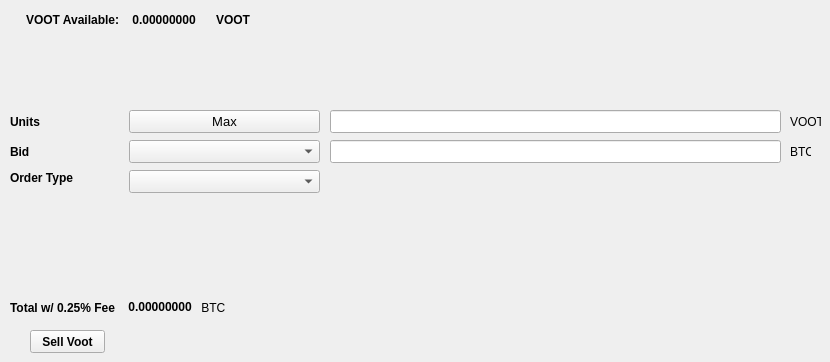
   <widget class="QWidget" name="SellTab">
    <attribute name="title">
     <string>Sell</string>
    </attribute>
    <widget class="QLabel" name="label_16">
     <property name="geometry">
      <rect>
       <x>790</x>
       <y>140</y>
       <width>21</width>
       <height>23</height>
      </rect>
     </property>
     <property name="text">
      <string>BTC</string>
     </property>
    </widget>
    <widget class="QComboBox" name="SellBidcomboBox">
     <property name="geometry">
      <rect>
       <x>129</x>
       <y>140</y>
       <width>191</width>
       <height>23</height>
      </rect>
     </property>
     <property name="font">
      <font>
       <pointsize>10</pointsize>
      </font>
     </property>
    </widget>
    <widget class="QLabel" name="label_18">
     <property name="geometry">
      <rect>
       <x>10</x>
       <y>110</y>
       <width>46</width>
       <height>23</height>
      </rect>
     </property>
     <property name="font">
      <font>
       <weight>75</weight>
       <bold>true</bold>
      </font>
     </property>
     <property name="text">
      <string>Units</string>
     </property>
    </widget>
    <widget class="QPushButton" name="Sell_Max_Amount">
     <property name="geometry">
      <rect>
       <x>129</x>
       <y>110</y>
       <width>191</width>
       <height>23</height>
      </rect>
     </property>
     <property name="font">
      <font>
       <pointsize>10</pointsize>
      </font>
     </property>
     <property name="text">
      <string>Max</string>
     </property>
    </widget>
    <widget class="QLabel" name="label_20">
     <property name="geometry">
      <rect>
       <x>10</x>
       <y>170</y>
       <width>71</width>
       <height>16</height>
      </rect>
     </property>
     <property name="font">
      <font>
       <weight>75</weight>
       <bold>true</bold>
      </font>
     </property>
     <property name="text">
      <string>Order Type</string>
     </property>
    </widget>
    <widget class="QComboBox" name="SellOrdertypeCombo">
     <property name="geometry">
      <rect>
       <x>129</x>
       <y>170</y>
       <width>191</width>
       <height>23</height>
      </rect>
     </property>
     <property name="font">
      <font>
       <pointsize>10</pointsize>
      </font>
     </property>
    </widget>
    <widget class="QLabel" name="label_21">
     <property name="geometry">
      <rect>
       <x>10</x>
       <y>140</y>
       <width>46</width>
       <height>23</height>
      </rect>
     </property>
     <property name="font">
      <font>
       <weight>75</weight>
       <bold>true</bold>
      </font>
     </property>
     <property name="text">
      <string>Bid</string>
     </property>
    </widget>
    <widget class="QLabel" name="label_22">
     <property name="geometry">
      <rect>
       <x>790</x>
       <y>110</y>
       <width>31</width>
       <height>23</height>
      </rect>
     </property>
     <property name="text">
      <string>VOOT</string>
     </property>
    </widget>
    <widget class="QLineEdit" name="UnitsInputVoot">
     <property name="geometry">
      <rect>
       <x>330</x>
       <y>110</y>
       <width>451</width>
       <height>23</height>
      </rect>
     </property>
     <property name="font">
      <font>
       <pointsize>9</pointsize>
       <weight>75</weight>
       <bold>true</bold>
      </font>
     </property>
    </widget>
    <widget class="QLineEdit" name="SellBidPriceEdit">
     <property name="geometry">
      <rect>
       <x>330</x>
       <y>140</y>
       <width>451</width>
       <height>23</height>
      </rect>
     </property>
     <property name="font">
      <font>
       <pointsize>9</pointsize>
       <weight>75</weight>
       <bold>true</bold>
      </font>
     </property>
    </widget>
    <widget class="QPushButton" name="SellVootBTN">
     <property name="geometry">
      <rect>
       <x>30</x>
       <y>330</y>
       <width>75</width>
       <height>23</height>
      </rect>
     </property>
     <property name="font">
      <font>
       <weight>75</weight>
       <bold>true</bold>
      </font>
     </property>
     <property name="text">
      <string>Sell Voot</string>
     </property>
    </widget>
    <widget class="QWidget" name="layoutWidget_4">
     <property name="geometry">
      <rect>
       <x>10</x>
       <y>300</y>
       <width>218</width>
       <height>15</height>
      </rect>
     </property>
     <layout class="QHBoxLayout" name="horizontalLayout_2">
      <item>
       <widget class="QLabel" name="label_19">
        <property name="font">
         <font>
          <weight>75</weight>
          <bold>true</bold>
         </font>
        </property>
        <property name="text">
         <string>Total w/ 0.25% Fee </string>
        </property>
       </widget>
      </item>
      <item>
       <widget class="QLabel" name="SellCostLabel">
        <property name="palette">
         <palette>
          <active>
           <colorrole role="WindowText">
            <brush brushstyle="SolidPattern">
             <color alpha="255">
              <red>0</red>
              <green>0</green>
              <blue>0</blue>
             </color>
            </brush>
           </colorrole>
           <colorrole role="Button">
            <brush brushstyle="SolidPattern">
             <color alpha="255">
              <red>0</red>
              <green>170</green>
              <blue>0</blue>
             </color>
            </brush>
           </colorrole>
           <colorrole role="Light">
            <brush brushstyle="SolidPattern">
             <color alpha="255">
              <red>0</red>
              <green>255</green>
              <blue>0</blue>
             </color>
            </brush>
           </colorrole>
           <colorrole role="Midlight">
            <brush brushstyle="SolidPattern">
             <color alpha="255">
              <red>0</red>
              <green>212</green>
              <blue>0</blue>
             </color>
            </brush>
           </colorrole>
           <colorrole role="Dark">
            <brush brushstyle="SolidPattern">
             <color alpha="255">
              <red>0</red>
              <green>85</green>
              <blue>0</blue>
             </color>
            </brush>
           </colorrole>
           <colorrole role="Mid">
            <brush brushstyle="SolidPattern">
             <color alpha="255">
              <red>0</red>
              <green>113</green>
              <blue>0</blue>
             </color>
            </brush>
           </colorrole>
           <colorrole role="Text">
            <brush brushstyle="SolidPattern">
             <color alpha="255">
              <red>0</red>
              <green>170</green>
              <blue>0</blue>
             </color>
            </brush>
           </colorrole>
           <colorrole role="BrightText">
            <brush brushstyle="SolidPattern">
             <color alpha="255">
              <red>255</red>
              <green>255</green>
              <blue>255</blue>
             </color>
            </brush>
           </colorrole>
           <colorrole role="ButtonText">
            <brush brushstyle="SolidPattern">
             <color alpha="255">
              <red>0</red>
              <green>0</green>
              <blue>0</blue>
             </color>
            </brush>
           </colorrole>
           <colorrole role="Base">
            <brush brushstyle="SolidPattern">
             <color alpha="255">
              <red>255</red>
              <green>255</green>
              <blue>255</blue>
             </color>
            </brush>
           </colorrole>
           <colorrole role="Window">
            <brush brushstyle="SolidPattern">
             <color alpha="255">
              <red>0</red>
              <green>170</green>
              <blue>0</blue>
             </color>
            </brush>
           </colorrole>
           <colorrole role="Shadow">
            <brush brushstyle="SolidPattern">
             <color alpha="255">
              <red>0</red>
              <green>0</green>
              <blue>0</blue>
             </color>
            </brush>
           </colorrole>
           <colorrole role="AlternateBase">
            <brush brushstyle="SolidPattern">
             <color alpha="255">
              <red>127</red>
              <green>212</green>
              <blue>127</blue>
             </color>
            </brush>
           </colorrole>
           <colorrole role="ToolTipBase">
            <brush brushstyle="SolidPattern">
             <color alpha="255">
              <red>255</red>
              <green>255</green>
              <blue>220</blue>
             </color>
            </brush>
           </colorrole>
           <colorrole role="ToolTipText">
            <brush brushstyle="SolidPattern">
             <color alpha="255">
              <red>0</red>
              <green>0</green>
              <blue>0</blue>
             </color>
            </brush>
           </colorrole>
          </active>
          <inactive>
           <colorrole role="WindowText">
            <brush brushstyle="SolidPattern">
             <color alpha="255">
              <red>0</red>
              <green>0</green>
              <blue>0</blue>
             </color>
            </brush>
           </colorrole>
           <colorrole role="Button">
            <brush brushstyle="SolidPattern">
             <color alpha="255">
              <red>0</red>
              <green>170</green>
              <blue>0</blue>
             </color>
            </brush>
           </colorrole>
           <colorrole role="Light">
            <brush brushstyle="SolidPattern">
             <color alpha="255">
              <red>0</red>
              <green>255</green>
              <blue>0</blue>
             </color>
            </brush>
           </colorrole>
           <colorrole role="Midlight">
            <brush brushstyle="SolidPattern">
             <color alpha="255">
              <red>0</red>
              <green>212</green>
              <blue>0</blue>
             </color>
            </brush>
           </colorrole>
           <colorrole role="Dark">
            <brush brushstyle="SolidPattern">
             <color alpha="255">
              <red>0</red>
              <green>85</green>
              <blue>0</blue>
             </color>
            </brush>
           </colorrole>
           <colorrole role="Mid">
            <brush brushstyle="SolidPattern">
             <color alpha="255">
              <red>0</red>
              <green>113</green>
              <blue>0</blue>
             </color>
            </brush>
           </colorrole>
           <colorrole role="Text">
            <brush brushstyle="SolidPattern">
             <color alpha="255">
              <red>0</red>
              <green>170</green>
              <blue>0</blue>
             </color>
            </brush>
           </colorrole>
           <colorrole role="BrightText">
            <brush brushstyle="SolidPattern">
             <color alpha="255">
              <red>255</red>
              <green>255</green>
              <blue>255</blue>
             </color>
            </brush>
           </colorrole>
           <colorrole role="ButtonText">
            <brush brushstyle="SolidPattern">
             <color alpha="255">
              <red>0</red>
              <green>0</green>
              <blue>0</blue>
             </color>
            </brush>
           </colorrole>
           <colorrole role="Base">
            <brush brushstyle="SolidPattern">
             <color alpha="255">
              <red>255</red>
              <green>255</green>
              <blue>255</blue>
             </color>
            </brush>
           </colorrole>
           <colorrole role="Window">
            <brush brushstyle="SolidPattern">
             <color alpha="255">
              <red>0</red>
              <green>170</green>
              <blue>0</blue>
             </color>
            </brush>
           </colorrole>
           <colorrole role="Shadow">
            <brush brushstyle="SolidPattern">
             <color alpha="255">
              <red>0</red>
              <green>0</green>
              <blue>0</blue>
             </color>
            </brush>
           </colorrole>
           <colorrole role="AlternateBase">
            <brush brushstyle="SolidPattern">
             <color alpha="255">
              <red>127</red>
              <green>212</green>
              <blue>127</blue>
             </color>
            </brush>
           </colorrole>
           <colorrole role="ToolTipBase">
            <brush brushstyle="SolidPattern">
             <color alpha="255">
              <red>255</red>
              <green>255</green>
              <blue>220</blue>
             </color>
            </brush>
           </colorrole>
           <colorrole role="ToolTipText">
            <brush brushstyle="SolidPattern">
             <color alpha="255">
              <red>0</red>
              <green>0</green>
              <blue>0</blue>
             </color>
            </brush>
           </colorrole>
          </inactive>
          <disabled>
           <colorrole role="WindowText">
            <brush brushstyle="SolidPattern">
             <color alpha="255">
              <red>0</red>
              <green>85</green>
              <blue>0</blue>
             </color>
            </brush>
           </colorrole>
           <colorrole role="Button">
            <brush brushstyle="SolidPattern">
             <color alpha="255">
              <red>0</red>
              <green>170</green>
              <blue>0</blue>
             </color>
            </brush>
           </colorrole>
           <colorrole role="Light">
            <brush brushstyle="SolidPattern">
             <color alpha="255">
              <red>0</red>
              <green>255</green>
              <blue>0</blue>
             </color>
            </brush>
           </colorrole>
           <colorrole role="Midlight">
            <brush brushstyle="SolidPattern">
             <color alpha="255">
              <red>0</red>
              <green>212</green>
              <blue>0</blue>
             </color>
            </brush>
           </colorrole>
           <colorrole role="Dark">
            <brush brushstyle="SolidPattern">
             <color alpha="255">
              <red>0</red>
              <green>85</green>
              <blue>0</blue>
             </color>
            </brush>
           </colorrole>
           <colorrole role="Mid">
            <brush brushstyle="SolidPattern">
             <color alpha="255">
              <red>0</red>
              <green>113</green>
              <blue>0</blue>
             </color>
            </brush>
           </colorrole>
           <colorrole role="Text">
            <brush brushstyle="SolidPattern">
             <color alpha="255">
              <red>0</red>
              <green>85</green>
              <blue>0</blue>
             </color>
            </brush>
           </colorrole>
           <colorrole role="BrightText">
            <brush brushstyle="SolidPattern">
             <color alpha="255">
              <red>255</red>
              <green>255</green>
              <blue>255</blue>
             </color>
            </brush>
           </colorrole>
           <colorrole role="ButtonText">
            <brush brushstyle="SolidPattern">
             <color alpha="255">
              <red>0</red>
              <green>85</green>
              <blue>0</blue>
             </color>
            </brush>
           </colorrole>
           <colorrole role="Base">
            <brush brushstyle="SolidPattern">
             <color alpha="255">
              <red>0</red>
              <green>170</green>
              <blue>0</blue>
             </color>
            </brush>
           </colorrole>
           <colorrole role="Window">
            <brush brushstyle="SolidPattern">
             <color alpha="255">
              <red>0</red>
              <green>170</green>
              <blue>0</blue>
             </color>
            </brush>
           </colorrole>
           <colorrole role="Shadow">
            <brush brushstyle="SolidPattern">
             <color alpha="255">
              <red>0</red>
              <green>0</green>
              <blue>0</blue>
             </color>
            </brush>
           </colorrole>
           <colorrole role="AlternateBase">
            <brush brushstyle="SolidPattern">
             <color alpha="255">
              <red>0</red>
              <green>170</green>
              <blue>0</blue>
             </color>
            </brush>
           </colorrole>
           <colorrole role="ToolTipBase">
            <brush brushstyle="SolidPattern">
             <color alpha="255">
              <red>255</red>
              <green>255</green>
              <blue>220</blue>
             </color>
            </brush>
           </colorrole>
           <colorrole role="ToolTipText">
            <brush brushstyle="SolidPattern">
             <color alpha="255">
              <red>0</red>
              <green>0</green>
              <blue>0</blue>
             </color>
            </brush>
           </colorrole>
          </disabled>
         </palette>
        </property>
        <property name="font">
         <font>
          <weight>75</weight>
          <bold>true</bold>
         </font>
        </property>
        <property name="autoFillBackground">
         <bool>false</bool>
        </property>
        <property name="text">
         <string> 0.00000000</string>
        </property>
        <property name="textInteractionFlags">
         <set>Qt::LinksAccessibleByMouse|Qt::TextSelectableByMouse</set>
        </property>
       </widget>
      </item>
      <item>
       <widget class="QLabel" name="label_17">
        <property name="font">
         <font>
          <weight>50</weight>
          <bold>false</bold>
         </font>
        </property>
        <property name="text">
         <string> BTC</string>
        </property>
       </widget>
      </item>
     </layout>
    </widget>
    <widget class="QWidget" name="layoutWidget">
     <property name="geometry">
      <rect>
       <x>26</x>
       <y>12</y>
       <width>271</width>
       <height>16</height>
      </rect>
     </property>
     <layout class="QHBoxLayout" name="horizontalLayout">
      <item>
       <widget class="QLabel" name="label232_2">
        <property name="font">
         <font>
          <weight>75</weight>
          <bold>true</bold>
         </font>
        </property>
        <property name="text">
         <string>VOOT Available: </string>
        </property>
       </widget>
      </item>
      <item>
       <widget class="QLabel" name="VOOTAvailableLabel">
        <property name="palette">
         <palette>
          <active>
           <colorrole role="WindowText">
            <brush brushstyle="SolidPattern">
             <color alpha="255">
              <red>0</red>
              <green>0</green>
              <blue>0</blue>
             </color>
            </brush>
           </colorrole>
           <colorrole role="Button">
            <brush brushstyle="SolidPattern">
             <color alpha="255">
              <red>0</red>
              <green>170</green>
              <blue>0</blue>
             </color>
            </brush>
           </colorrole>
           <colorrole role="Light">
            <brush brushstyle="SolidPattern">
             <color alpha="255">
              <red>0</red>
              <green>255</green>
              <blue>0</blue>
             </color>
            </brush>
           </colorrole>
           <colorrole role="Midlight">
            <brush brushstyle="SolidPattern">
             <color alpha="255">
              <red>0</red>
              <green>212</green>
              <blue>0</blue>
             </color>
            </brush>
           </colorrole>
           <colorrole role="Dark">
            <brush brushstyle="SolidPattern">
             <color alpha="255">
              <red>0</red>
              <green>85</green>
              <blue>0</blue>
             </color>
            </brush>
           </colorrole>
           <colorrole role="Mid">
            <brush brushstyle="SolidPattern">
             <color alpha="255">
              <red>0</red>
              <green>113</green>
              <blue>0</blue>
             </color>
            </brush>
           </colorrole>
           <colorrole role="Text">
            <brush brushstyle="SolidPattern">
             <color alpha="255">
              <red>0</red>
              <green>170</green>
              <blue>0</blue>
             </color>
            </brush>
           </colorrole>
           <colorrole role="BrightText">
            <brush brushstyle="SolidPattern">
             <color alpha="255">
              <red>255</red>
              <green>255</green>
              <blue>255</blue>
             </color>
            </brush>
           </colorrole>
           <colorrole role="ButtonText">
            <brush brushstyle="SolidPattern">
             <color alpha="255">
              <red>0</red>
              <green>0</green>
              <blue>0</blue>
             </color>
            </brush>
           </colorrole>
           <colorrole role="Base">
            <brush brushstyle="SolidPattern">
             <color alpha="255">
              <red>255</red>
              <green>255</green>
              <blue>255</blue>
             </color>
            </brush>
           </colorrole>
           <colorrole role="Window">
            <brush brushstyle="SolidPattern">
             <color alpha="255">
              <red>0</red>
              <green>170</green>
              <blue>0</blue>
             </color>
            </brush>
           </colorrole>
           <colorrole role="Shadow">
            <brush brushstyle="SolidPattern">
             <color alpha="255">
              <red>0</red>
              <green>0</green>
              <blue>0</blue>
             </color>
            </brush>
           </colorrole>
           <colorrole role="AlternateBase">
            <brush brushstyle="SolidPattern">
             <color alpha="255">
              <red>127</red>
              <green>212</green>
              <blue>127</blue>
             </color>
            </brush>
           </colorrole>
           <colorrole role="ToolTipBase">
            <brush brushstyle="SolidPattern">
             <color alpha="255">
              <red>255</red>
              <green>255</green>
              <blue>220</blue>
             </color>
            </brush>
           </colorrole>
           <colorrole role="ToolTipText">
            <brush brushstyle="SolidPattern">
             <color alpha="255">
              <red>0</red>
              <green>0</green>
              <blue>0</blue>
             </color>
            </brush>
           </colorrole>
          </active>
          <inactive>
           <colorrole role="WindowText">
            <brush brushstyle="SolidPattern">
             <color alpha="255">
              <red>0</red>
              <green>0</green>
              <blue>0</blue>
             </color>
            </brush>
           </colorrole>
           <colorrole role="Button">
            <brush brushstyle="SolidPattern">
             <color alpha="255">
              <red>0</red>
              <green>170</green>
              <blue>0</blue>
             </color>
            </brush>
           </colorrole>
           <colorrole role="Light">
            <brush brushstyle="SolidPattern">
             <color alpha="255">
              <red>0</red>
              <green>255</green>
              <blue>0</blue>
             </color>
            </brush>
           </colorrole>
           <colorrole role="Midlight">
            <brush brushstyle="SolidPattern">
             <color alpha="255">
              <red>0</red>
              <green>212</green>
              <blue>0</blue>
             </color>
            </brush>
           </colorrole>
           <colorrole role="Dark">
            <brush brushstyle="SolidPattern">
             <color alpha="255">
              <red>0</red>
              <green>85</green>
              <blue>0</blue>
             </color>
            </brush>
           </colorrole>
           <colorrole role="Mid">
            <brush brushstyle="SolidPattern">
             <color alpha="255">
              <red>0</red>
              <green>113</green>
              <blue>0</blue>
             </color>
            </brush>
           </colorrole>
           <colorrole role="Text">
            <brush brushstyle="SolidPattern">
             <color alpha="255">
              <red>0</red>
              <green>170</green>
              <blue>0</blue>
             </color>
            </brush>
           </colorrole>
           <colorrole role="BrightText">
            <brush brushstyle="SolidPattern">
             <color alpha="255">
              <red>255</red>
              <green>255</green>
              <blue>255</blue>
             </color>
            </brush>
           </colorrole>
           <colorrole role="ButtonText">
            <brush brushstyle="SolidPattern">
             <color alpha="255">
              <red>0</red>
              <green>0</green>
              <blue>0</blue>
             </color>
            </brush>
           </colorrole>
           <colorrole role="Base">
            <brush brushstyle="SolidPattern">
             <color alpha="255">
              <red>255</red>
              <green>255</green>
              <blue>255</blue>
             </color>
            </brush>
           </colorrole>
           <colorrole role="Window">
            <brush brushstyle="SolidPattern">
             <color alpha="255">
              <red>0</red>
              <green>170</green>
              <blue>0</blue>
             </color>
            </brush>
           </colorrole>
           <colorrole role="Shadow">
            <brush brushstyle="SolidPattern">
             <color alpha="255">
              <red>0</red>
              <green>0</green>
              <blue>0</blue>
             </color>
            </brush>
           </colorrole>
           <colorrole role="AlternateBase">
            <brush brushstyle="SolidPattern">
             <color alpha="255">
              <red>127</red>
              <green>212</green>
              <blue>127</blue>
             </color>
            </brush>
           </colorrole>
           <colorrole role="ToolTipBase">
            <brush brushstyle="SolidPattern">
             <color alpha="255">
              <red>255</red>
              <green>255</green>
              <blue>220</blue>
             </color>
            </brush>
           </colorrole>
           <colorrole role="ToolTipText">
            <brush brushstyle="SolidPattern">
             <color alpha="255">
              <red>0</red>
              <green>0</green>
              <blue>0</blue>
             </color>
            </brush>
           </colorrole>
          </inactive>
          <disabled>
           <colorrole role="WindowText">
            <brush brushstyle="SolidPattern">
             <color alpha="255">
              <red>0</red>
              <green>85</green>
              <blue>0</blue>
             </color>
            </brush>
           </colorrole>
           <colorrole role="Button">
            <brush brushstyle="SolidPattern">
             <color alpha="255">
              <red>0</red>
              <green>170</green>
              <blue>0</blue>
             </color>
            </brush>
           </colorrole>
           <colorrole role="Light">
            <brush brushstyle="SolidPattern">
             <color alpha="255">
              <red>0</red>
              <green>255</green>
              <blue>0</blue>
             </color>
            </brush>
           </colorrole>
           <colorrole role="Midlight">
            <brush brushstyle="SolidPattern">
             <color alpha="255">
              <red>0</red>
              <green>212</green>
              <blue>0</blue>
             </color>
            </brush>
           </colorrole>
           <colorrole role="Dark">
            <brush brushstyle="SolidPattern">
             <color alpha="255">
              <red>0</red>
              <green>85</green>
              <blue>0</blue>
             </color>
            </brush>
           </colorrole>
           <colorrole role="Mid">
            <brush brushstyle="SolidPattern">
             <color alpha="255">
              <red>0</red>
              <green>113</green>
              <blue>0</blue>
             </color>
            </brush>
           </colorrole>
           <colorrole role="Text">
            <brush brushstyle="SolidPattern">
             <color alpha="255">
              <red>0</red>
              <green>85</green>
              <blue>0</blue>
             </color>
            </brush>
           </colorrole>
           <colorrole role="BrightText">
            <brush brushstyle="SolidPattern">
             <color alpha="255">
              <red>255</red>
              <green>255</green>
              <blue>255</blue>
             </color>
            </brush>
           </colorrole>
           <colorrole role="ButtonText">
            <brush brushstyle="SolidPattern">
             <color alpha="255">
              <red>0</red>
              <green>85</green>
              <blue>0</blue>
             </color>
            </brush>
           </colorrole>
           <colorrole role="Base">
            <brush brushstyle="SolidPattern">
             <color alpha="255">
              <red>0</red>
              <green>170</green>
              <blue>0</blue>
             </color>
            </brush>
           </colorrole>
           <colorrole role="Window">
            <brush brushstyle="SolidPattern">
             <color alpha="255">
              <red>0</red>
              <green>170</green>
              <blue>0</blue>
             </color>
            </brush>
           </colorrole>
           <colorrole role="Shadow">
            <brush brushstyle="SolidPattern">
             <color alpha="255">
              <red>0</red>
              <green>0</green>
              <blue>0</blue>
             </color>
            </brush>
           </colorrole>
           <colorrole role="AlternateBase">
            <brush brushstyle="SolidPattern">
             <color alpha="255">
              <red>0</red>
              <green>170</green>
              <blue>0</blue>
             </color>
            </brush>
           </colorrole>
           <colorrole role="ToolTipBase">
            <brush brushstyle="SolidPattern">
             <color alpha="255">
              <red>255</red>
              <green>255</green>
              <blue>220</blue>
             </color>
            </brush>
           </colorrole>
           <colorrole role="ToolTipText">
            <brush brushstyle="SolidPattern">
             <color alpha="255">
              <red>0</red>
              <green>0</green>
              <blue>0</blue>
             </color>
            </brush>
           </colorrole>
          </disabled>
         </palette>
        </property>
        <property name="font">
         <font>
          <weight>75</weight>
          <bold>true</bold>
         </font>
        </property>
        <property name="text">
         <string> 0.00000000 </string>
        </property>
        <property name="textInteractionFlags">
         <set>Qt::LinksAccessibleByMouse|Qt::TextSelectableByKeyboard|Qt::TextSelectableByMouse</set>
        </property>
       </widget>
      </item>
      <item>
       <widget class="QLabel" name="labelvoot">
        <property name="font">
         <font>
          <weight>75</weight>
          <bold>true</bold>
         </font>
        </property>
        <property name="text">
         <string>VOOT</string>
        </property>
       </widget>
      </item>
     </layout>
    </widget>
   </widget>
